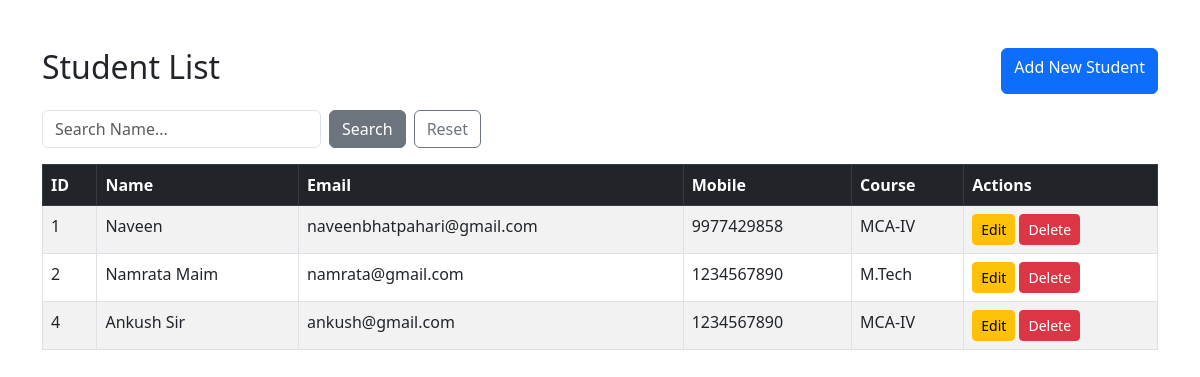
The page / on the database its author committed.
### tables this page shows
CREATE TABLE `students` (
  `id` int(11) NOT NULL,
  `name` varchar(100) NOT NULL,
  `email` varchar(100) NOT NULL,
  `mobile` varchar(20) NOT NULL,
  `course` varchar(50) NOT NULL,
  `created_at` timestamp NOT NULL DEFAULT current_timestamp()
);

### index.php (the view, shortened to what this page needs)
<?php
include 'config.php';
if (isset($_GET['search'])) {
    $search = $_GET['search'];
    $sql = "SELECT * FROM students WHERE name LIKE ? OR course LIKE ?";
    $stmt = $conn->prepare($sql);
    $searchTerm = "%" . $search . "%";
    $stmt->bind_param("ss", $searchTerm, $searchTerm);
    $stmt->execute();
    $result = $stmt->get_result();
} else {
    $sql = "SELECT * FROM students";
    $result = $conn->query($sql);
}
?>
<!DOCTYPE html>
<html lang="en">
<head>
    <link href="https://cdn.jsdelivr.net/npm/bootstrap@5.3.0/dist/css/bootstrap.min.css" rel="stylesheet">
</head>
<body>
    <div class="container mt-5">
        <div class="d-flex justify-content-between mb-3">
            <h2>Student List</h2>
            <a href="create.php" class="btn btn-primary">Add New Student</a>
        </div>
        <form action="" method="GET" class="mb-3 d-flex gap-2">
            <input type="text" name="search" class="form-control w-25" placeholder="Search Name...">
            <button type="submit" class="btn btn-secondary">Search</button>
            <a href="index.php" class="btn btn-outline-secondary">Reset</a>
        </form>
        <table class="table table-bordered table-striped">
            <thead class="table-dark">
                <tr>
                    <th>ID</th>
                    <th>Name</th>
                    <th>Email</th>
                    <th>Mobile</th>
                    <th>Course</th>
                    <th>Actions</th>
                </tr>
            </thead>
            <tbody>
                <?php
                if ($result->num_rows > 0) {
                    while ($row = $result->fetch_assoc()) {
                        echo "<tr>
                            <td>" . $row['id'] . "</td>
                            <td>" . htmlspecialchars($row['name']) . "</td>
                            <td>" . htmlspecialchars($row['email']) . "</td>
                            <td>" . htmlspecialchars($row['mobile']) . "</td>
                            <td>" . htmlspecialchars($row['course']) . "</td>
                            <td>
                                <a href='edit.php?id=" . $row['id'] . "' class='btn btn-sm btn-warning'>Edit</a>
                                <a href='delete.php?id=" . $row['id'] . "'
                                   class='btn btn-sm btn-danger'
                                   onclick='return confirm(\"Are you sure?\");'>Delete</a>
                            </td>
                        </tr>";
                    }
                } else {
                    echo "<tr><td colspan='6' class='text-center'>No records found</td></tr>";
                }
                ?>
            </tbody>
        </table>
    </div>
</body>
</html>

### rows shown on the page
students: id "1", name "Naveen", email "naveenbhatpahari@gmail.com", mobile "9977429858", course "MCA-IV"
students: id "2", name "Namrata Maim", email "namrata@gmail.com", mobile "1234567890", course "M.Tech"
students: id "4", name "Ankush Sir", email "ankush@gmail.com", mobile "1234567890", course "MCA-IV"
